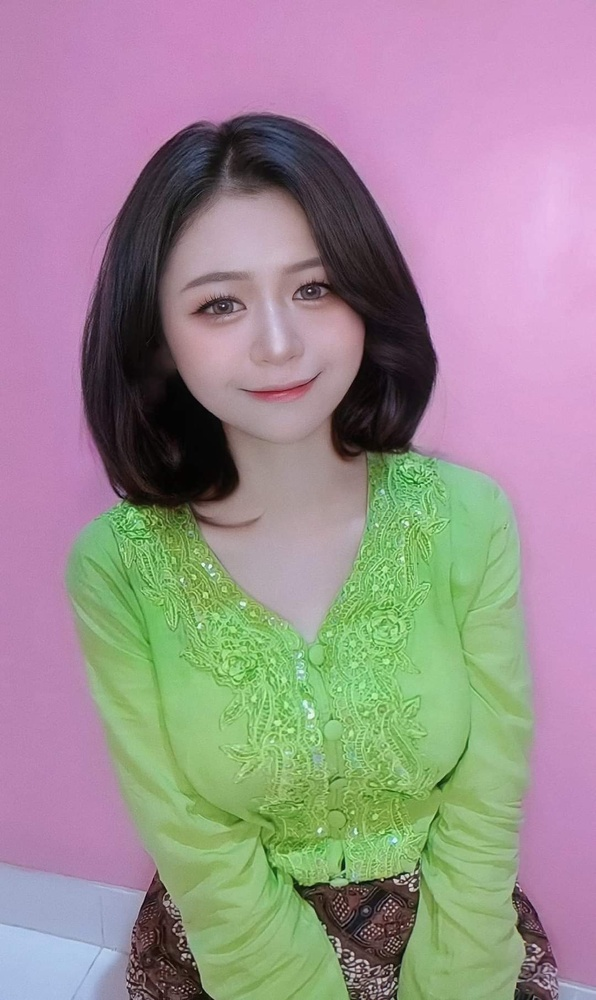
#> input picture tugas_2/gambar.jpg, 596 x 1000 px, shrunk from 1080 x 1813 before the run
$ jupyter execute face_detection.ipynb
#> lines starting #> are read from the running program, lines starting #| are printed output that depends on the picture; after the words box and inside, x2 and y2 are one past the last pixel; in counts of white or black regions, pixels touching at a corner belong together
# Alfi Nor Ihsan
## 2109106018

Implementasi Face Detection

## 1. Import Library:
Pertama, kita perlu mengimpor library yang diperlukan. Kita akan menggunakan OpenCV untuk melakukan face detection dan Matplotlib untuk menampilkan gambar.

[cell 1]
import cv2
from matplotlib import pyplot as plt

## 2. Load Cascade Classifier:

Setelah mengimpor library, kita perlu memuat pre-trained Haar Cascade Classifier yang akan digunakan untuk mendeteksi wajah dalam gambar.

[cell 2]
face_cascade = cv2.CascadeClassifier(cv2.data.haarcascades + 'haarcascade_frontalface_default.xml')

## 3. Load Image:
Selanjutnya, kita memuat gambar yang ingin kita deteksi wajahnya.

[cell 3]
image = cv2.imread('gambar.jpg')
#> image is the input picture: shape (1000, 596, 3); mean B, G, R 144.4, 142.5, 155.9

## 4. Convert to Grayscale:
Agar lebih mudah untuk mendeteksi wajah, kita akan mengonversi gambar ke mode grayscale.

[cell 4]
gray_image = cv2.cvtColor(image, cv2.COLOR_BGR2GRAY)
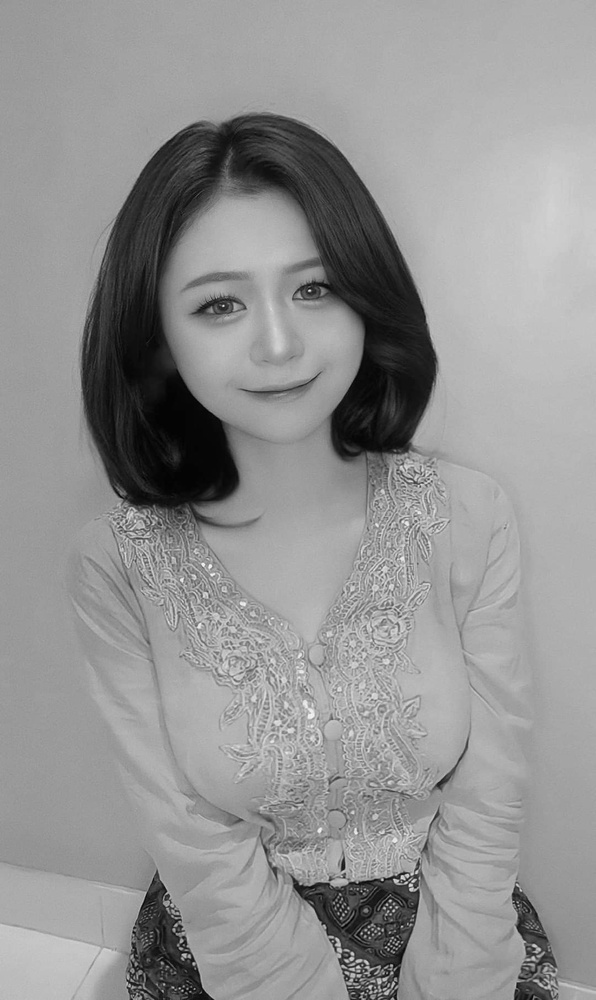
#> gray_image: shape (1000, 596); min 1, max 244, mean 146.7

## 5. Detect Faces:
Kita menggunakan metode detectMultiScale() dari face_cascade untuk mendeteksi wajah dalam gambar.

[cell 5]
faces = face_cascade.detectMultiScale(gray_image, scaleFactor=1.1, minNeighbors=5, minSize=(30, 30))
#> faces = [[148, 210, 238, 238]]

## 6. Draw Rectangles Around Faces:
Setelah wajah dideteksi, kita akan menggambar persegi panjang di sekitar setiap wajah yang terdeteksi.

[cell 6]
for (x, y, w, h) in faces:
    cv2.rectangle(image, (x, y), (x+w, y+h), (255, 0, 0), 2)
#> this loop made 1 pass
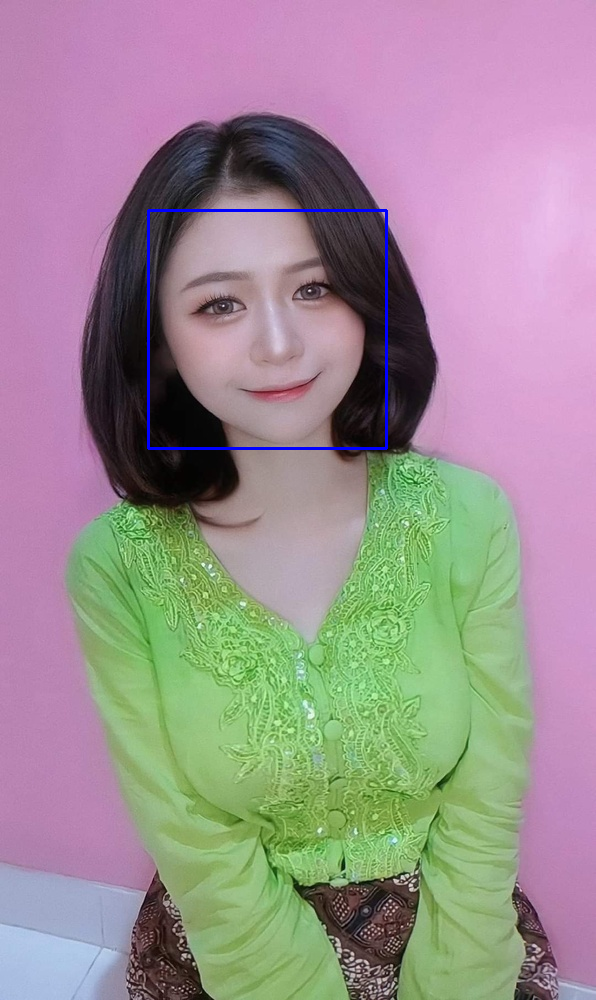
#> image: shape (1000, 596, 3); 0.48% of pixels changed, all inside (x1, y1, x2, y2) = (147, 209, 388, 450)

## 7. Display Image with Detected Faces:
Terakhir, kita akan menampilkan gambar dengan wajah yang terdeteksi.

[cell 7]
plt.imshow(cv2.cvtColor(image, cv2.COLOR_BGR2RGB))
plt.axis('off')
plt.show()
